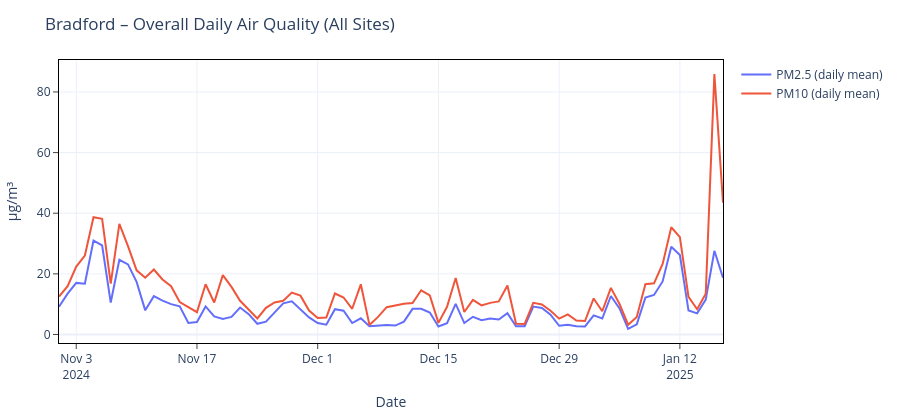

Notebook cell for this chart:
### Code cell
# -----------------------------
# 1) Overall daily trend (all sites)
# -----------------------------
overall_daily = (
    daily.groupby("date", as_index=False)
         .agg(pm10_mean=("pm10_mean", "mean"),
              pm25_mean=("pm25_mean", "mean"))
)

overall_long = overall_daily.melt(
    id_vars="date",
    value_vars=["pm25_mean", "pm10_mean"],
    var_name="pollutant",
    value_name="value"
)

overall_long["pollutant"] = overall_long["pollutant"].map({
    "pm25_mean": "PM2.5 (daily mean)",
    "pm10_mean": "PM10 (daily mean)"
})

fig1 = px.line(overall_long, x="date", y="value", color="pollutant")
fig1 = polish(fig1, "Bradford – Overall Daily Air Quality (All Sites)")

show_and_save(fig1, "fig1_overall_daily_trend.html")
